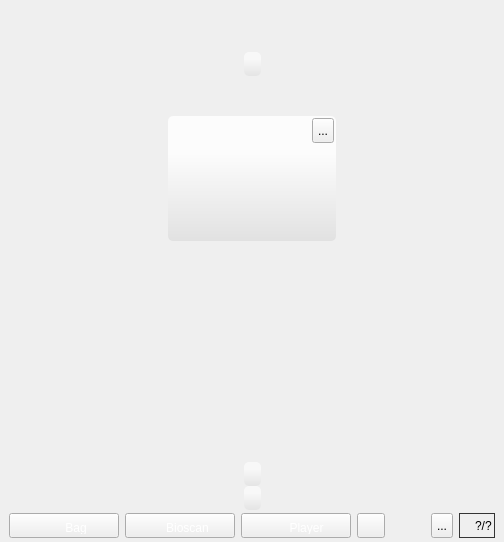
       <widget class="QWidget" name="page_map">
        <layout class="QVBoxLayout" name="verticalLayout_4">
         <property name="spacing">
          <number>0</number>
         </property>
         <property name="margin">
          <number>0</number>
         </property>
         <item>
          <widget class="QFrame" name="frame_main_display_top">
           <property name="minimumSize">
            <size>
             <width>0</width>
             <height>52</height>
            </size>
           </property>
           <property name="maximumSize">
            <size>
             <width>16777215</width>
             <height>52</height>
            </size>
           </property>
           <property name="styleSheet">
            <string notr="true">background-image: url(:/images/interface/pokemonbar.png);</string>
           </property>
          </widget>
         </item>
         <item>
          <layout class="QHBoxLayout" name="horizontalLayout_16">
           <item>
            <spacer name="horizontalSpacer_13">
             <property name="orientation">
              <enum>Qt::Horizontal</enum>
             </property>
             <property name="sizeHint" stdset="0">
              <size>
               <width>40</width>
               <height>20</height>
              </size>
             </property>
            </spacer>
           </item>
           <item>
            <widget class="QLabel" name="gain">
             <property name="styleSheet">
              <string notr="true">#gain {
background-color: qlineargradient(spread:pad, x1:0, y1:0.3, x2:0, y2:1, stop:0 rgba(255, 255, 255, 150), stop:1 rgba(221, 221, 221, 150));
border-color: rgb(204, 204, 204);
border-radius: 5px;
padding:5px;
}</string>
             </property>
            </widget>
           </item>
           <item>
            <spacer name="horizontalSpacer_14">
             <property name="orientation">
              <enum>Qt::Horizontal</enum>
             </property>
             <property name="sizeHint" stdset="0">
              <size>
               <width>40</width>
               <height>20</height>
              </size>
             </property>
            </spacer>
           </item>
          </layout>
         </item>
         <item>
          <spacer name="verticalSpacer_5">
           <property name="orientation">
            <enum>Qt::Vertical</enum>
           </property>
           <property name="sizeHint" stdset="0">
            <size>
             <width>20</width>
             <height>40</height>
            </size>
           </property>
          </spacer>
         </item>
         <item>
          <layout class="QHBoxLayout" name="horizontalLayout_18">
           <item>
            <spacer name="horizontalSpacer_11">
             <property name="orientation">
              <enum>Qt::Horizontal</enum>
             </property>
             <property name="sizeHint" stdset="0">
              <size>
               <width>40</width>
               <height>20</height>
              </size>
             </property>
            </spacer>
           </item>
           <item>
            <widget class="QFrame" name="IG_dialog">
             <property name="minimumSize">
              <size>
               <width>100</width>
               <height>100</height>
              </size>
             </property>
             <property name="styleSheet">
              <string notr="true">#IG_dialog {
background-color: qlineargradient(spread:pad, x1:0, y1:0.3, x2:0, y2:1, stop:0 rgba(255, 255, 255, 200), stop:1 rgba(221, 221, 221, 200));
border-color: rgb(204, 204, 204);
border-radius: 5px;
}</string>
             </property>
             <layout class="QVBoxLayout" name="verticalLayout_5">
              <property name="spacing">
               <number>2</number>
              </property>
              <property name="margin">
               <number>2</number>
              </property>
              <item>
               <layout class="QHBoxLayout" name="horizontalLayout_19">
                <item>
                 <spacer name="horizontalSpacer_17">
                  <property name="orientation">
                   <enum>Qt::Horizontal</enum>
                  </property>
                  <property name="sizeHint" stdset="0">
                   <size>
                    <width>40</width>
                    <height>20</height>
                   </size>
                  </property>
                 </spacer>
                </item>
                <item>
                 <widget class="QToolButton" name="toolButton_2">
                  <property name="minimumSize">
                   <size>
                    <width>22</width>
                    <height>25</height>
                   </size>
                  </property>
                  <property name="maximumSize">
                   <size>
                    <width>22</width>
                    <height>25</height>
                   </size>
                  </property>
                  <property name="styleSheet">
                   <string notr="true">QToolButton::hover {
background-position:left center;
}
QToolButton::pressed {
background-position:left bottom;
}
QToolButton { 
background-image: url(:/images/interface/quit.png);
border-image: url(:/images/empty.png);
}</string>
                  </property>
                  <property name="text">
                   <string>...</string>
                  </property>
                 </widget>
                </item>
               </layout>
              </item>
              <item>
               <spacer name="verticalSpacer_9">
                <property name="orientation">
                 <enum>Qt::Vertical</enum>
                </property>
                <property name="sizeHint" stdset="0">
                 <size>
                  <width>20</width>
                  <height>40</height>
                 </size>
                </property>
               </spacer>
              </item>
              <item>
               <widget class="QLabel" name="IG_dialog_text">
                <property name="textFormat">
                 <enum>Qt::RichText</enum>
                </property>
               </widget>
              </item>
              <item>
               <spacer name="verticalSpacer_10">
                <property name="orientation">
                 <enum>Qt::Vertical</enum>
                </property>
                <property name="sizeHint" stdset="0">
                 <size>
                  <width>20</width>
                  <height>40</height>
                 </size>
                </property>
               </spacer>
              </item>
             </layout>
            </widget>
           </item>
           <item>
            <spacer name="horizontalSpacer_12">
             <property name="orientation">
              <enum>Qt::Horizontal</enum>
             </property>
             <property name="sizeHint" stdset="0">
              <size>
               <width>40</width>
               <height>20</height>
              </size>
             </property>
            </spacer>
           </item>
          </layout>
         </item>
         <item>
          <spacer name="verticalSpacer_8">
           <property name="orientation">
            <enum>Qt::Vertical</enum>
           </property>
           <property name="sizeHint" stdset="0">
            <size>
             <width>20</width>
             <height>221</height>
            </size>
           </property>
          </spacer>
         </item>
         <item>
          <layout class="QHBoxLayout" name="horizontalLayout_persistant_tip">
           <item>
            <spacer name="horizontalSpacer_18">
             <property name="orientation">
              <enum>Qt::Horizontal</enum>
             </property>
             <property name="sizeHint" stdset="0">
              <size>
               <width>40</width>
               <height>20</height>
              </size>
             </property>
            </spacer>
           </item>
           <item>
            <widget class="QLabel" name="tip">
             <property name="styleSheet">
              <string notr="true">#tip { background-color: qlineargradient(spread:pad, x1:0, y1:0.3, x2:0, y2:1, stop:0 rgba(255, 255, 255, 150), stop:1 rgba(221, 221, 221, 150));
border-color: rgb(204, 204, 204);
border-radius: 5px;
padding:5px;
}</string>
             </property>
            </widget>
           </item>
           <item>
            <spacer name="horizontalSpacer_19">
             <property name="orientation">
              <enum>Qt::Horizontal</enum>
             </property>
             <property name="sizeHint" stdset="0">
              <size>
               <width>40</width>
               <height>20</height>
              </size>
             </property>
            </spacer>
           </item>
          </layout>
         </item>
         <item>
          <layout class="QHBoxLayout" name="horizontalLayout_17">
           <item>
            <spacer name="horizontalSpacer_15">
             <property name="orientation">
              <enum>Qt::Horizontal</enum>
             </property>
             <property name="sizeHint" stdset="0">
              <size>
               <width>40</width>
               <height>20</height>
              </size>
             </property>
            </spacer>
           </item>
           <item>
            <widget class="QLabel" name="persistant_tip">
             <property name="styleSheet">
              <string notr="true">#persistant_tip { background-color: qlineargradient(spread:pad, x1:0, y1:0.3, x2:0, y2:1, stop:0 rgba(255, 255, 255, 150), stop:1 rgba(221, 221, 221, 150));
border-color: rgb(204, 204, 204);
border-radius: 5px;
padding:5px;
}</string>
             </property>
            </widget>
           </item>
           <item>
            <spacer name="horizontalSpacer_16">
             <property name="orientation">
              <enum>Qt::Horizontal</enum>
             </property>
             <property name="sizeHint" stdset="0">
              <size>
               <width>40</width>
               <height>20</height>
              </size>
             </property>
            </spacer>
           </item>
          </layout>
         </item>
         <item>
          <widget class="QFrame" name="frame_main_display_bottom">
           <property name="minimumSize">
            <size>
             <width>0</width>
             <height>32</height>
            </size>
           </property>
           <property name="maximumSize">
            <size>
             <width>16777215</width>
             <height>32</height>
            </size>
           </property>
           <property name="styleSheet">
            <string notr="true">background-image: url(:/images/interface/baroption.png);</string>
           </property>
           <layout class="QHBoxLayout" name="horizontalLayout_10">
            <property name="topMargin">
             <number>0</number>
            </property>
            <property name="bottomMargin">
             <number>0</number>
            </property>
            <item>
             <widget class="QPushButton" name="pushButton_interface_bag">
              <property name="minimumSize">
               <size>
                <width>110</width>
                <height>25</height>
               </size>
              </property>
              <property name="maximumSize">
               <size>
                <width>110</width>
                <height>25</height>
               </size>
              </property>
              <property name="styleSheet">
               <string notr="true">QPushButton::hover {
background-position:left center;
}
QPushButton::pressed {
background-position:left bottom;
}
QPushButton { 
background-image: url(:/images/interface/option-chest.png);
border-image: url(:/images/empty.png);
color: rgb(255, 255, 255);
padding-left:28px;
padding-right:4px;
padding-top:8px;
padding-bottom:3px;
background-attachment:fixed;
}
</string>
              </property>
              <property name="text">
               <string>Bag</string>
              </property>
             </widget>
            </item>
            <item>
             <widget class="QPushButton" name="pushButton_interface_monster_list">
              <property name="minimumSize">
               <size>
                <width>110</width>
                <height>25</height>
               </size>
              </property>
              <property name="maximumSize">
               <size>
                <width>110</width>
                <height>25</height>
               </size>
              </property>
              <property name="styleSheet">
               <string notr="true">QPushButton::hover {
background-position:left center;
}
QPushButton::pressed {
background-position:left bottom;
}
QPushButton { 
background-image: url(:/images/interface/option-monstropedia.png);
border-image: url(:/images/empty.png);
color: rgb(255, 255, 255);
padding-left:19px;
padding-right:4px;
padding-top:8px;
padding-bottom:3px;
}</string>
              </property>
              <property name="text">
               <string>Bioscan</string>
              </property>
             </widget>
            </item>
            <item>
             <widget class="QPushButton" name="pushButton_interface_trainer">
              <property name="minimumSize">
               <size>
                <width>110</width>
                <height>25</height>
               </size>
              </property>
              <property name="maximumSize">
               <size>
                <width>110</width>
                <height>25</height>
               </size>
              </property>
              <property name="styleSheet">
               <string notr="true">QPushButton::hover {
background-position:left center;
}
QPushButton::pressed {
background-position:left bottom;
}
QPushButton { 
background-image: url(:/images/interface/option-player.png);
border-image: url(:/images/empty.png);
color: rgb(255, 255, 255);
padding-left:25px;
padding-right:4px;
padding-top:8px;
padding-bottom:3px;
}</string>
              </property>
              <property name="text">
               <string>Player</string>
              </property>
             </widget>
            </item>
            <item>
             <widget class="QToolButton" name="toolButton_interface_map">
              <property name="minimumSize">
               <size>
                <width>28</width>
                <height>25</height>
               </size>
              </property>
              <property name="maximumSize">
               <size>
                <width>28</width>
                <height>25</height>
               </size>
              </property>
              <property name="styleSheet">
               <string notr="true">background-image: url(:/images/interface/pkmnoption5.1.png);
border-image: url(:/images/empty.png);</string>
              </property>
              <property name="text">
               <string/>
              </property>
             </widget>
            </item>
            <item>
             <spacer name="horizontalSpacer_main_display_11">
              <property name="orientation">
               <enum>Qt::Horizontal</enum>
              </property>
              <property name="sizeHint" stdset="0">
               <size>
                <width>40</width>
                <height>20</height>
               </size>
              </property>
             </spacer>
            </item>
            <item>
             <widget class="QToolButton" name="toolButton_interface_quit">
              <property name="minimumSize">
               <size>
                <width>22</width>
                <height>25</height>
               </size>
              </property>
              <property name="maximumSize">
               <size>
                <width>22</width>
                <height>25</height>
               </size>
              </property>
              <property name="styleSheet">
               <string notr="true">QToolButton::hover {
background-position:left center;
}
QToolButton::pressed {
background-position:left bottom;
}
QToolButton { 
background-image: url(:/images/interface/quit.png);
border-image: url(:/images/empty.png);
}</string>
              </property>
              <property name="text">
               <string>...</string>
              </property>
             </widget>
            </item>
            <item>
             <widget class="QFrame" name="frame_main_display_interface_player">
              <property name="minimumSize">
               <size>
                <width>25</width>
                <height>25</height>
               </size>
              </property>
              <property name="maximumSize">
               <size>
                <width>16777215</width>
                <height>25</height>
               </size>
              </property>
              <property name="styleSheet">
               <string notr="true">border: 1px solid #343434;
background-image: url(:/images/interface/background.png);</string>
              </property>
              <layout class="QHBoxLayout" name="horizontalLayout_11">
               <property name="leftMargin">
                <number>2</number>
               </property>
               <property name="topMargin">
                <number>0</number>
               </property>
               <property name="rightMargin">
                <number>2</number>
               </property>
               <property name="bottomMargin">
                <number>0</number>
               </property>
               <item>
                <widget class="QLabel" name="label_interface_player_img">
                 <property name="minimumSize">
                  <size>
                   <width>0</width>
                   <height>23</height>
                  </size>
                 </property>
                 <property name="maximumSize">
                  <size>
                   <width>16777215</width>
                   <height>23</height>
                  </size>
                 </property>
                 <property name="styleSheet">
                  <string notr="true">border: 0px;
background-image: url(:/images/empty.png);</string>
                 </property>
                 <property name="pixmap">
                  <pixmap resource="../resources/client-resources.qrc">:/images/interface/player.png</pixmap>
                 </property>
                </widget>
               </item>
               <item>
                <widget class="QLabel" name="label_interface_number_of_player">
                 <property name="styleSheet">
                  <string notr="true">border: 0px;
background-image: url(:/images/empty.png);</string>
                 </property>
                 <property name="text">
                  <string>?/?</string>
                 </property>
                </widget>
               </item>
              </layout>
             </widget>
            </item>
           </layout>
          </widget>
         </item>
        </layout>
       </widget>
